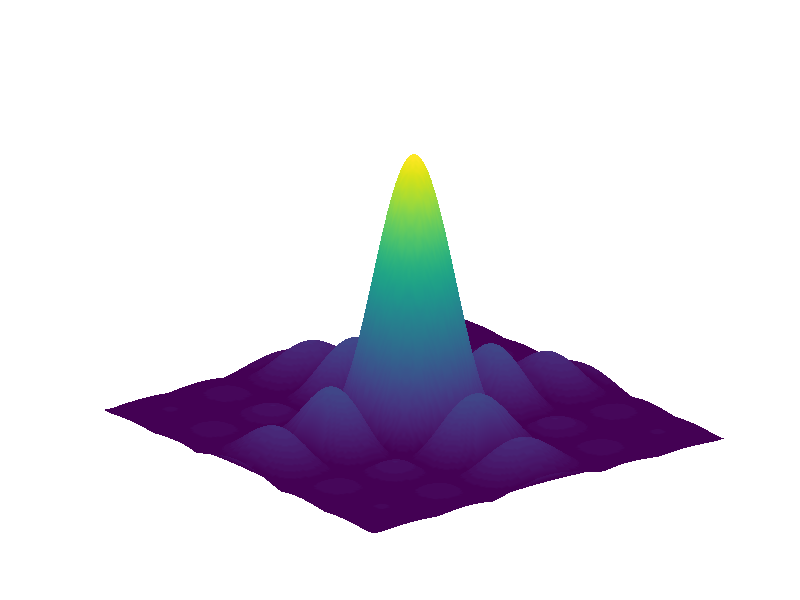
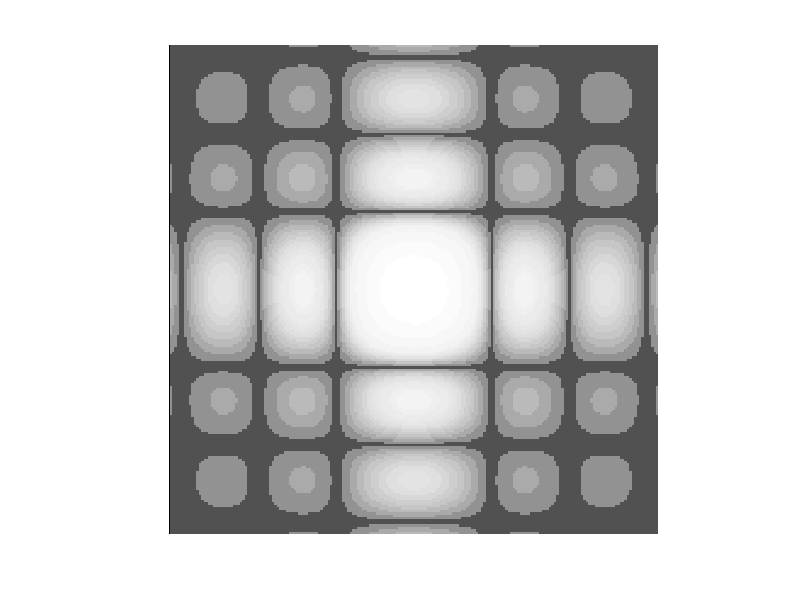

The MATLAB script that drew these images, in order:
figure(1);
[u,v]=meshgrid(-1:0.01:1);
F1=abs(sinc(u.*pi));
F2=abs(sinc(v.*pi));
F=F1.*F2;
surf(u,v,F);
shading interp;
axis off;
figure(2);
F1=histeq(F);
imshow(F1)